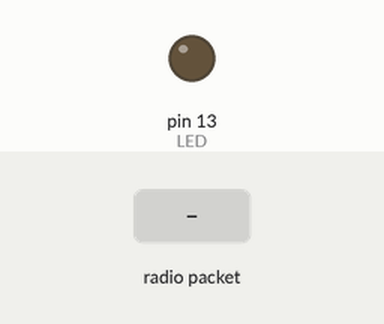
Recording of a sketch running on a simulated Teensy 4. On the bench: output pins drawn as LEDs (lit = HIGH). Dashed ring = blinking. Inputs (shaded band) come from the test bench. No radio packets arrive unless stated; pins used as bus, display or sensor lines are not drawn; what the sketch prints to the serial monitor is not drawn.

Above: at 1.9 s.
2.0 s: radio packet "1" arrives
At 2.72 s:
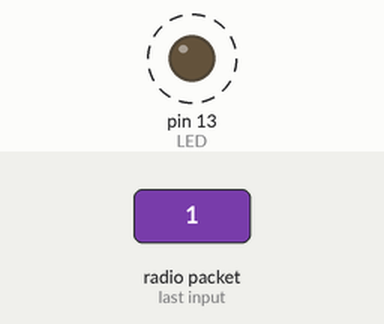
4.2 s: radio packet "0" arrives
At 5.2 s:
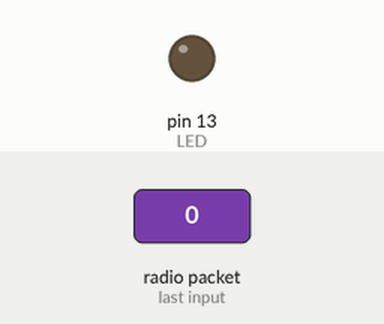
Timing chart, 0 to 7.2 s (numbered marks = the images above; inputs shaded):
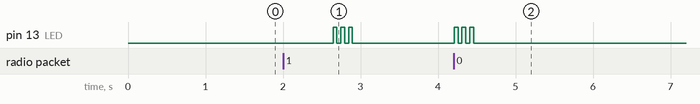

Measured:
- after the input at 2.0 s, pin 13 (LED): alternates HIGH for 0.05 s and LOW for 0.05 s, 6 changes in all, then stays LOW, starting after 0.65 s
- after the input at 4.2 s, pin 13 (LED): alternates HIGH for 0.05 s and LOW for 0.05 s, 6 changes in all, then stays LOW, starting at once

The sketch:

RadioHead69_RawDemo_TX.ino
```cpp
// rf69 demo tx rx.pde
// -*- mode: C++ -*-
// Example sketch showing how to create a simple messageing client
// with the RH_RF69 class. RH_RF69 class does not provide for addressing or
// reliability, so you should only use RH_RF69  if you do not need the higher
// level messaging abilities.
// It is designed to work with the other example rf69_server.
// Demonstrates the use of AES encryption, setting the frequency and modem
// configuration

#include <SPI.h>
#include <RH_RF69.h>

/************ Radio Setup ***************/

// Change to 434.0 or other frequency, must match RX's freq!
#define RF69_FREQ 434.0

/*#if defined (__AVR_ATmega32U4__) // Feather 32u4 w/Radio
  #define RFM69_CS      8
  #define RFM69_INT     7
  #define RFM69_RST     4
  #define LED           13
#endif

#if defined(ARDUINO_SAMD_FEATHER_M0) // Feather M0 w/Radio
  #define RFM69_CS      8
  #define RFM69_INT     3
  #define RFM69_RST     4
  #define LED           13
#endif

#if defined (__AVR_ATmega328P__)  // Feather 328P w/wing
  #define RFM69_INT     3  //
  #define RFM69_CS      4  //
  #define RFM69_RST     2  // "A"
  #define LED           13
#endif

#if defined(ESP8266)    // ESP8266 feather w/wing
  #define RFM69_CS      2    // "E"
  #define RFM69_IRQ     15   // "B"
  #define RFM69_RST     16   // "D"
  #define LED           0
#endif

#if defined(ESP32)    // ESP32 feather w/wing
  #define RFM69_RST     13   // same as LED
  #define RFM69_CS      33   // "B"
  #define RFM69_INT     27   // "A"
  #define LED           13
#endif*/

/* Teensy 3.x w/wing
#define RFM69_RST     9   // "A"
#define RFM69_CS      10   // "B"
#define RFM69_IRQ     4    // "C"
#define RFM69_IRQN    digitalPinToInterrupt(RFM69_IRQ )
*/

/* WICED Feather w/wing
#define RFM69_RST     PA4     // "A"
#define RFM69_CS      PB4     // "B"
#define RFM69_IRQ     PA15    // "C"
#define RFM69_IRQN    RFM69_IRQ
*/


#define RFM69_CS      8
#define RFM69_INT     3
#define RFM69_RST     4
#define LED           13


// Singleton instance of the radio driver
RH_RF69 rf69(RFM69_CS, RFM69_INT);

int16_t packetnum = 0;  // packet counter, we increment per xmission

void setup()
{
  Serial.begin(115200);
  //while (!Serial) { delay(1); } // wait until serial console is open, remove if not tethered to computer

  pinMode(LED, OUTPUT);
  pinMode(RFM69_RST, OUTPUT);
  digitalWrite(RFM69_RST, LOW);

  Serial.println("Feather RFM69 TX Test!");
  Serial.println();

  // manual reset
  digitalWrite(RFM69_RST, HIGH);
  delay(10);
  digitalWrite(RFM69_RST, LOW);
  delay(10);

  if (!rf69.init()) {
    Serial.println("RFM69 radio init failed");
    while (1);
  }
  Serial.println("RFM69 radio init OK!");
  // Defaults after init are 434.0MHz, modulation GFSK_Rb250Fd250, +13dbM (for low power module)
  // No encryption
  if (!rf69.setFrequency(RF69_FREQ)) {
    Serial.println("setFrequency failed");
  }

  // If you are using a high power RF69 eg RFM69HW, you *must* set a Tx power with the
  // ishighpowermodule flag set like this:
  rf69.setTxPower(20, true);  // range from 14-20 for power, 2nd arg must be true for 69HCW

  // The encryption key has to be the same as the one in the server
  uint8_t key[] = { 0x01, 0x02, 0x03, 0x04, 0x05, 0x06, 0x07, 0x08,
                    0x01, 0x02, 0x03, 0x04, 0x05, 0x06, 0x07, 0x08};
  rf69.setEncryptionKey(key);

  pinMode(LED, OUTPUT);

  Serial.print("RFM69 radio @");  Serial.print((int)RF69_FREQ);  Serial.println(" MHz");
}


void loop() {
  delay(1000);  // Wait 1 second between transmits, could also 'sleep' here!

  char radiopacket[20] = "Hello World #";
  itoa(packetnum++, radiopacket+13, 10);
  Serial.print("Sending "); Serial.println(radiopacket);

  // Send a message!
  rf69.send((uint8_t *)radiopacket, strlen(radiopacket));
  rf69.waitPacketSent();

  // Now wait for a reply
  uint8_t buf[RH_RF69_MAX_MESSAGE_LEN];
  uint8_t len = sizeof(buf);

  if (rf69.waitAvailableTimeout(500))  {
    // Should be a reply message for us now
    if (rf69.recv(buf, &len)) {
      Serial.print("Got a reply: ");
      Serial.println((char*)buf);
      Blink(LED, 50, 3); //blink LED 3 times, 50ms between blinks
    } else {
      Serial.println("Receive failed");
    }
  } else {
    Serial.println("No reply, is another RFM69 listening?");
  }
}

void Blink(byte PIN, byte DELAY_MS, byte loops) {
  for (byte i=0; i<loops; i++)  {
    digitalWrite(PIN,HIGH);
    delay(DELAY_MS);
    digitalWrite(PIN,LOW);
    delay(DELAY_MS);
  }
}
```
